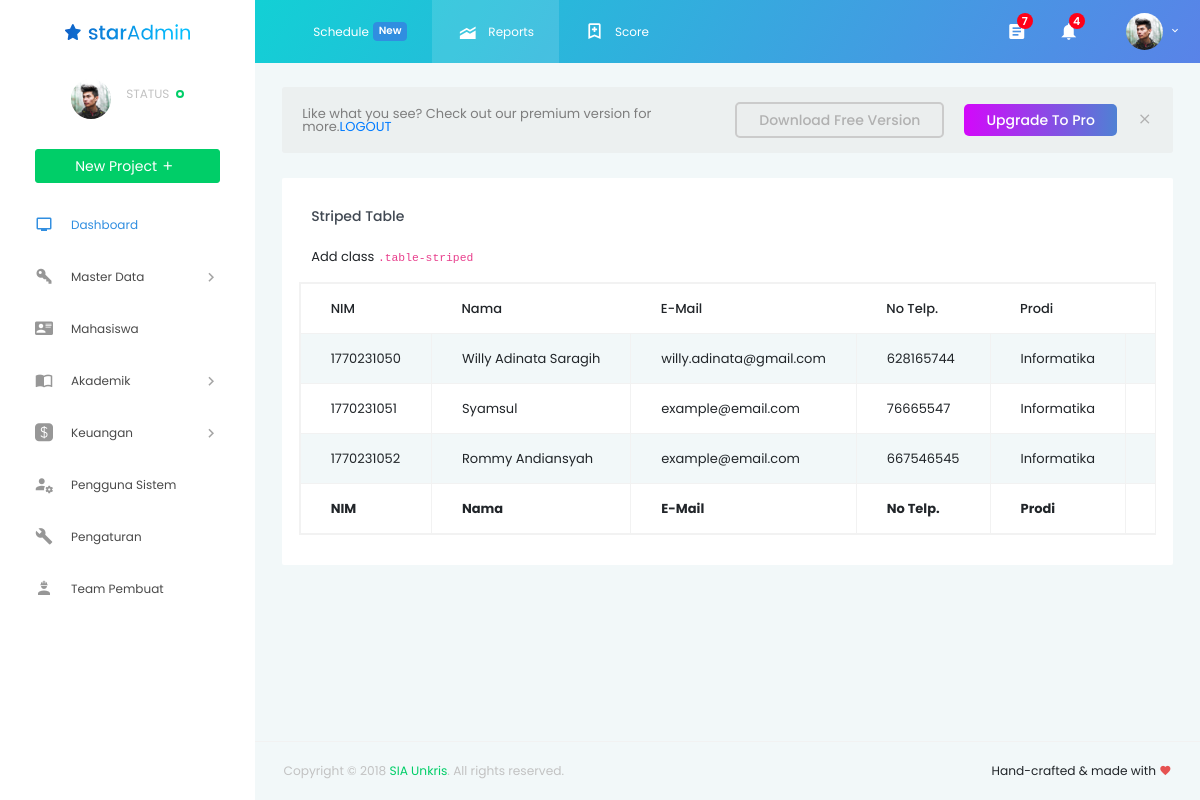
The page /mahasiswa/index.php on the database its author committed.
### tables this page shows
CREATE TABLE `data_mahasiswa` (
  `nim` int(50) NOT NULL,
  `nama` varchar(50) NOT NULL,
  `email` varchar(50) NOT NULL,
  `no_telp` int(50) NOT NULL,
  `prodi` varchar(100) NOT NULL,
  `shift` varchar(100) NOT NULL,
  `status` varchar(50) NOT NULL
);

### mahasiswa/index.php (the view, shortened to what this page needs)
<!DOCTYPE html>
<html lang="en">
<?php require "../koneksi.php"; ?>
<head>
  <link rel="stylesheet" href="../vendors/iconfonts/mdi/css/materialdesignicons.min.css">
  <link rel="stylesheet" href="../vendors/css/vendor.bundle.base.css">
  <link rel="stylesheet" href="../vendors/css/vendor.bundle.addons.css">
  <link rel="stylesheet" href="../public/css/style.css">
</head>
<body>
  <div class="container-scroller">
      <?php require "../partials/_navbar.php"; ?>
    <div class="container-fluid page-body-wrapper">
      <?php require "../partials/_sidebar.php"; ?>
      <div class="main-panel">
        <div class="content-wrapper">
          <div class="row purchace-popup">
            <div class="col-12">
              <span class="d-block d-md-flex align-items-center">
                <p>Like what you see? Check out our premium version for more.<a href="../sistem/logout.php">LOGOUT</a></p>
                <a class="btn ml-auto download-button d-none d-md-block" href="https://github.com/BootstrapDash/StarAdmin-Free-Bootstrap-Admin-Template" target="_blank">Download Free Version</a>
                <a class="btn purchase-button mt-4 mt-md-0" href="https://www.bootstrapdash.com/product/star-admin-pro/" target="_blank">Upgrade To Pro</a>
                <i class="mdi mdi-close popup-dismiss d-none d-md-block"></i>
              </span>
            </div>
          </div>
          <div class="row">
		  <div class="col-lg-12 grid-margin stretch-card">
              <div class="card">
                <div class="card-body">
                  <h4 class="card-title">Striped Table</h4>
                  <p class="card-description">
                    Add class
                    <code>.table-striped</code>
				  </p>
				  <div class="m-form m-form--label-align-right m--margin-top-20 m--margin-bottom-30">
          <div class="row">
          <?php
          $sql = 'SELECT nim, nama, email, no_telp, prodi, shift, status
		FROM data_mahasiswa';
          $query = mysqli_query($conn, $sql);
          echo '<table id="example" class="table table-striped table-bordered table-responsive" style="width:100%">
<thead>
<tr>
    <th>NIM</th>
    <th>Nama</th>
    <th>E-Mail</th>
    <th>No Telp.</th>
    <th>Prodi</th>
    <th>Shift</th>
    <th>Status</th>
    <th>Action</th>
</tr>
</thead>
		<tbody>';
          while ($row = mysqli_fetch_array($query)) {
            echo '<tr>
      <td>' . $row['nim'] . '</td>
      <td>' . $row['nama'] . '</td>
      <td>' . $row['email'] . '</td>
      <td>' . $row['no_telp'] . '</td>
      <td>' . $row['prodi'] . '</td>
      <td>' . $row['shift'] . '</td>
      <td>' . $row['status'] . '</td>
      <td>EDIT | DELETE</td>
		</tr>';
          }
          echo '
  </tbody>
  <tfoot>
    <tr>
        <th>NIM</th>
        <th>Nama</th>
        <th>E-Mail</th>
        <th>No Telp.</th>
        <th>Prodi</th>
        <th>Shift</th>
        <th>Status</th>
        <th>Action</th>
    </tr>
</tfoot>
</table>';
          ?>
                  </div>
                  </div>
                </div>
              </div>
            </div>
		  </div>
        </div>
        <?php require "../partials/_fotter.php"; ?>
      </div>
    </div>
  </div>
</body>
</html>

### partials/_navbar.php (shortened to what this page needs)
<nav class="navbar default-layout col-lg-12 col-12 p-0 fixed-top d-flex flex-row">
      <div class="text-center navbar-brand-wrapper d-flex align-items-top justify-content-center">
        <a class="navbar-brand brand-logo" href="index.html">
          <img src="../public/images/logo.svg" alt="logo" />
        </a>
      </div>
      <div class="navbar-menu-wrapper d-flex align-items-center">
        <ul class="navbar-nav navbar-nav-left header-links d-none d-md-flex">
          <li class="nav-item">
            <a href="#" class="nav-link">Schedule
              <span class="badge badge-primary ml-1">New</span>
            </a>
          </li>
          <li class="nav-item active">
            <a href="#" class="nav-link">
              <i class="mdi mdi-elevation-rise"></i>Reports</a>
          </li>
          <li class="nav-item">
            <a href="#" class="nav-link">
              <i class="mdi mdi-bookmark-plus-outline"></i>Score</a>
          </li>
        </ul>
        <ul class="navbar-nav navbar-nav-right">
          <li class="nav-item dropdown">
            <a class="nav-link count-indicator dropdown-toggle" id="messageDropdown" href="#" data-toggle="dropdown" aria-expanded="false">
              <i class="mdi mdi-file-document-box"></i>
              <span class="count">7</span>
            </a>
          </li>
          <li class="nav-item dropdown">
            <a class="nav-link count-indicator dropdown-toggle" id="notificationDropdown" href="#" data-toggle="dropdown">
              <i class="mdi mdi-bell"></i>
              <span class="count">4</span>
            </a>
          </li>
          <li class="nav-item dropdown d-none d-xl-inline-block">
            <a class="nav-link dropdown-toggle" id="UserDropdown" href="#" data-toggle="dropdown" aria-expanded="false">
              <img class="img-xs rounded-circle" src="../public/images/faces/face1.jpg" alt="Profile image">
            </a>
          </li>
        </ul>
      </div>
    </nav>

### partials/_sidebar.php (shortened to what this page needs)
<nav class="sidebar sidebar-offcanvas" id="sidebar">
        <ul class="nav">
          <li class="nav-item nav-profile">
            <div class="nav-link">
              <div class="user-wrapper">
                <div class="profile-image">
                  <img src="../public/images/faces/face1.jpg" alt="profile image">
                </div>
                <div class="text-wrapper">
                  <div>
                    <small class="designation text-muted">STATUS</small>
                    <span class="status-indicator online"></span>
                  </div>
                </div>
              </div>
              <button class="btn btn-success btn-block">New Project
                <i class="mdi mdi-plus"></i>
              </button>
            </div>
          </li>
          <li class="nav-item <?php if ($page == "dashboard") echo "active"; ?>" >
            <a class="nav-link" href="../dashboard/index.php">
              <i class="menu-icon mdi mdi-television"></i>
              <span class="menu-title">Dashboard</span>
            </a>
          </li>
          <li class="nav-item">
            <a class="nav-link" data-toggle="collapse" href="#ui-master" aria-expanded="false" aria-controls="ui-master">
              <i class="menu-icon mdi mdi-key-variant"></i>
              <span class="menu-title">Master Data</span>
              <i class="menu-arrow"></i>
            </a>
          </li>
          <li class="nav-item <?php if ($page == "mahasiswa") echo "active"; ?>">
            <a class="nav-link" href="../mahasiswa">
              <i class="menu-icon mdi mdi-account-card-details"></i>
              <span class="menu-title">Mahasiswa</span>
            </a>
          </li>
          <li class="nav-item">
            <a class="nav-link" data-toggle="collapse" href="#ui-akademik" aria-expanded="false" aria-controls="ui-akademik">
              <i class="menu-icon mdi mdi-book-open-variant"></i>
              <span class="menu-title">Akademik</span>
              <i class="menu-arrow"></i>
            </a>
          </li>
          <li class="nav-item">
            <a class="nav-link" data-toggle="collapse" href="#ui-keuangan" aria-expanded="false" aria-controls="ui-keuangan">
              <i class="menu-icon mdi mdi-square-inc-cash"></i>
              <span class="menu-title">Keuangan</span>
              <i class="menu-arrow"></i>
            </a>
          <li class="nav-item <?php if ($page == "penggunasistem") echo "active"; ?>">
            <a class="nav-link" href="#">
              <i class="menu-icon mdi mdi-account-settings-variant"></i>
              <span class="menu-title">Pengguna Sistem</span>
            </a>
          </li>
          <li class="nav-item <?php if ($page == "pengaturan") echo "active"; ?>">
            <a class="nav-link" href="#">
              <i class="menu-icon mdi mdi-wrench"></i>
              <span class="menu-title">Pengaturan</span>
            </a>
          </li>
          <li class="nav-item <?php if ($page == "team") echo "active"; ?>">
            <a class="nav-link" href="#">
              <i class="menu-icon mdi mdi-worker"></i>
              <span class="menu-title">Team Pembuat</span>
            </a>
          </li>
        </ul>
      </nav>

### partials/_fotter.php
<footer class="footer">
          <div class="container-fluid clearfix">
            <span class="text-muted d-block text-center text-sm-left d-sm-inline-block">Copyright © 2018
              <a href="https://localhost/siaunkris/" target="_blank">SIA Unkris</a>. All rights reserved.</span>
            <span class="float-none float-sm-right d-block mt-1 mt-sm-0 text-center">Hand-crafted & made with
              <i class="mdi mdi-heart text-danger"></i>
            </span>
          </div>
        </footer>

### mahasiswa/index.php (style rules this page uses)
table { width:100%; }

### rows shown on the page
data_mahasiswa: nim "1770231050", nama "Willy Adinata Saragih", email "willy.adinata@gmail.com", no_telp "628165744", prodi "Informatika"
data_mahasiswa: nim "1770231051", nama "Syamsul", email "example@email.com", no_telp "76665547", prodi "Informatika"
data_mahasiswa: nim "1770231052", nama "Rommy Andiansyah", email "example@email.com", no_telp "667546545", prodi "Informatika"
